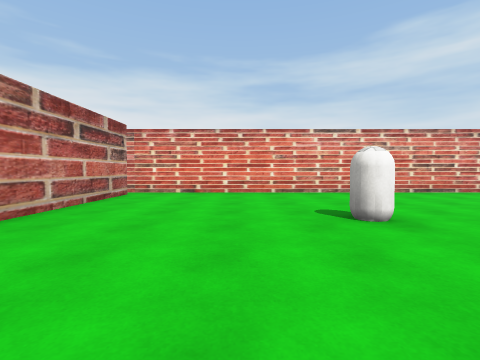
View 1 (above)

16 first-person views from a walk through a scene from a Unity 3-D project. The camera is 1.2 m above the floor, tilts 2° down and sees 85° across. The floor is counted in squares, 2 m on a side. Each view is taken from the middle of a square. On the plan, view 1 faces up. The plan holds only what a view shows up to about 9 squares ahead; the rest is blank. The place goes on beyond the plan. The player character is not drawn. Some surface patterns are stand-ins.

View 2
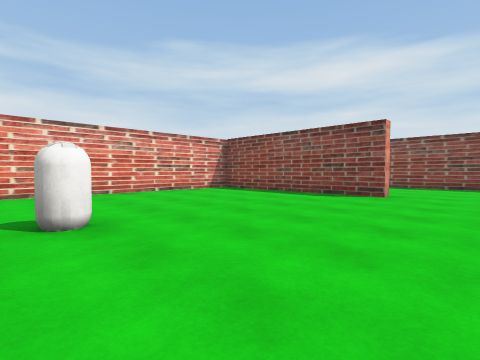

View 3
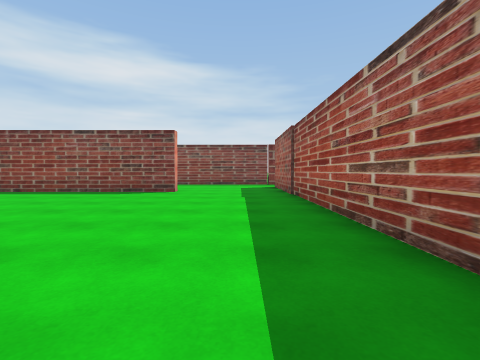

View 4
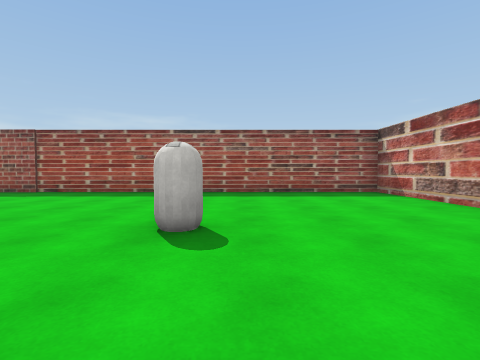

View 5
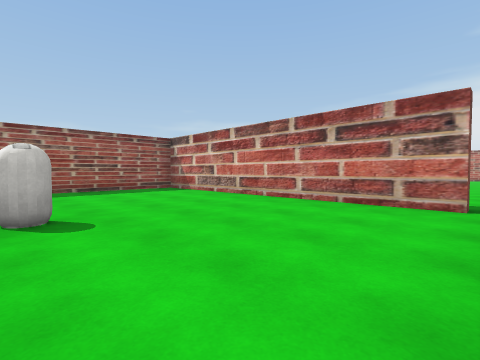

View 6
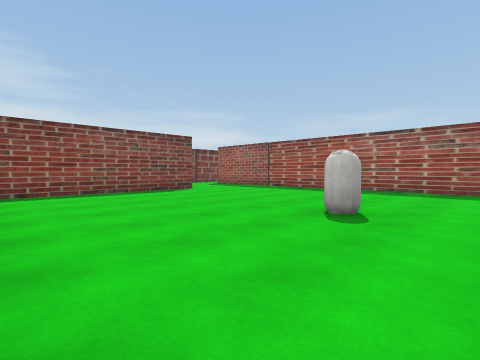

View 7
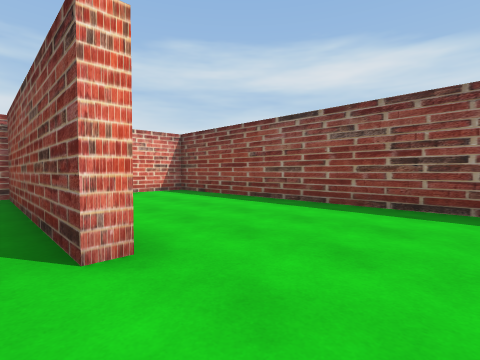

View 8
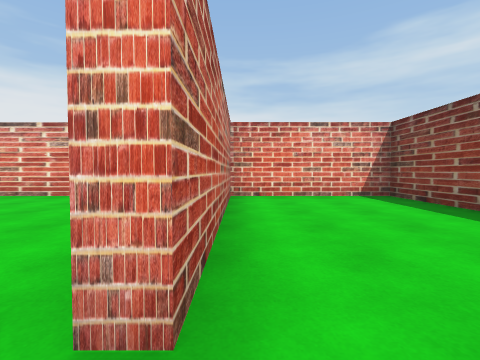

View 9
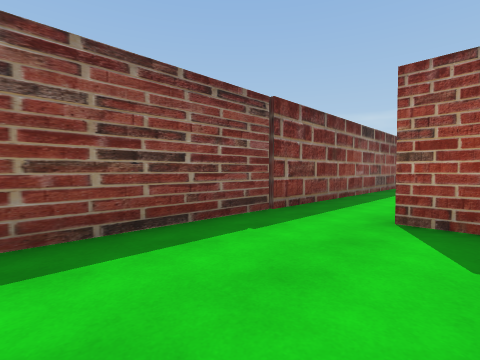

View 10
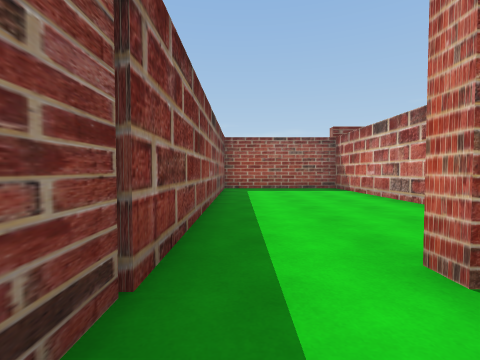

View 11
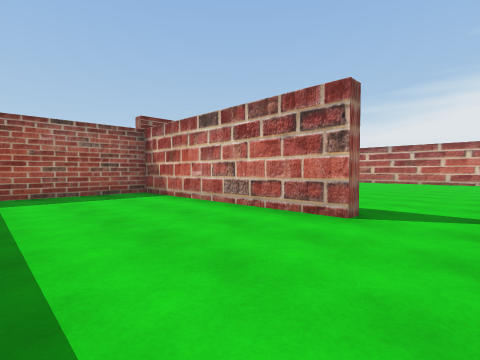

View 12
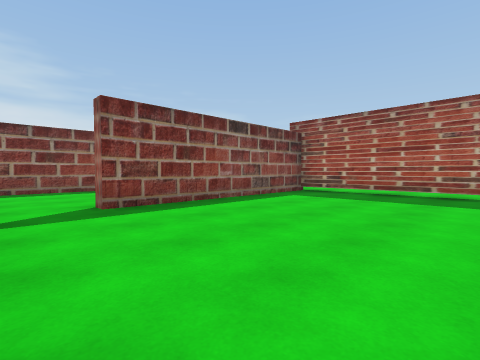

View 13
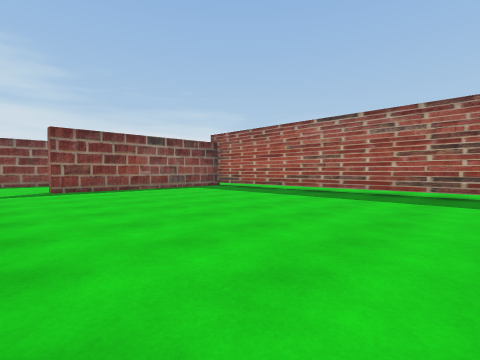

View 14
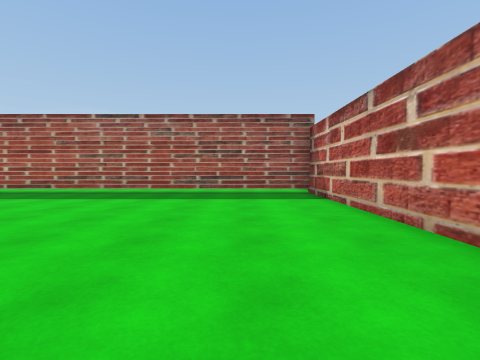

View 15
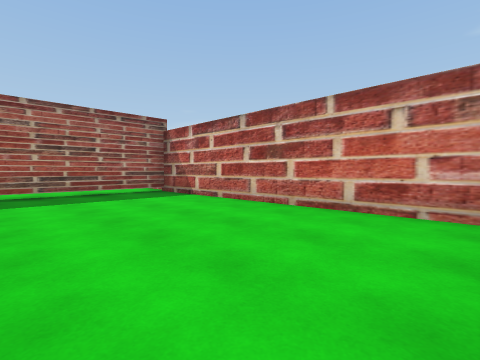

View 16
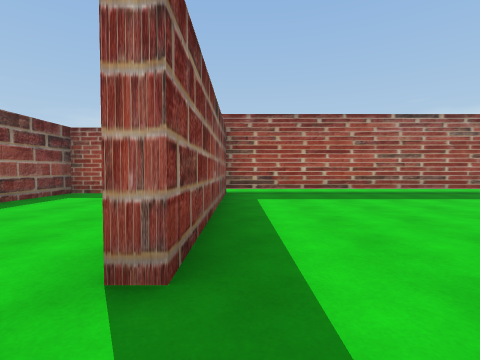

### Floor plan
Key: @ floor where view 1 was taken; # wall or solid block; . floor; T thing the floor can be seen under or through; O other object.
Columns run from 4 left of view 1 to 12 right of it. Each row starts with its distance up from view 1.
  8  ################
  7 ...........#....#
  6  #.........#....#
  5  #.........#....#
  4  #.........#....#
  3  #....O....#....#
  2  #.........#....#
  1  #..............#
  0  #..@...........#
 -1  #############..#
 -2  #..............#
 -3  #..............#
 -4  #.........#....#
 -5  #.........#....#
 -6  #.........T....#
 -7  #.........T....#
 -8  #.........T....#
 -9  #TTTTTTTTTT#####
-10   ..........
-11   ..... ...

Where each view was taken, in squares from view 1:
view 1: 0 up, 0 right, facing up
view 2: 0 up, 1 right, facing up-right
view 3: 0 up, 0 right, facing right
view 4: 6 up, 1 right, facing down
view 5: 7 up, 2 right, facing down-left
view 6: 7 up, 0 right, facing down-right
view 7: 0 up, 7 right, facing up-right
view 8: 1 up, 8 right, facing up
view 9: 2 up, 9 right, facing down-right
view 10: 0 up, 11 right, facing down
view 11: 2 down, 11 right, facing down-left
view 12: 2 down, 3 right, facing down-right
view 13: 2 down, 1 left, facing down-right
view 14: 2 down, 1 left, facing down
view 15: 2 down, 1 right, facing down-left
view 16: 2 down, 7 right, facing down
